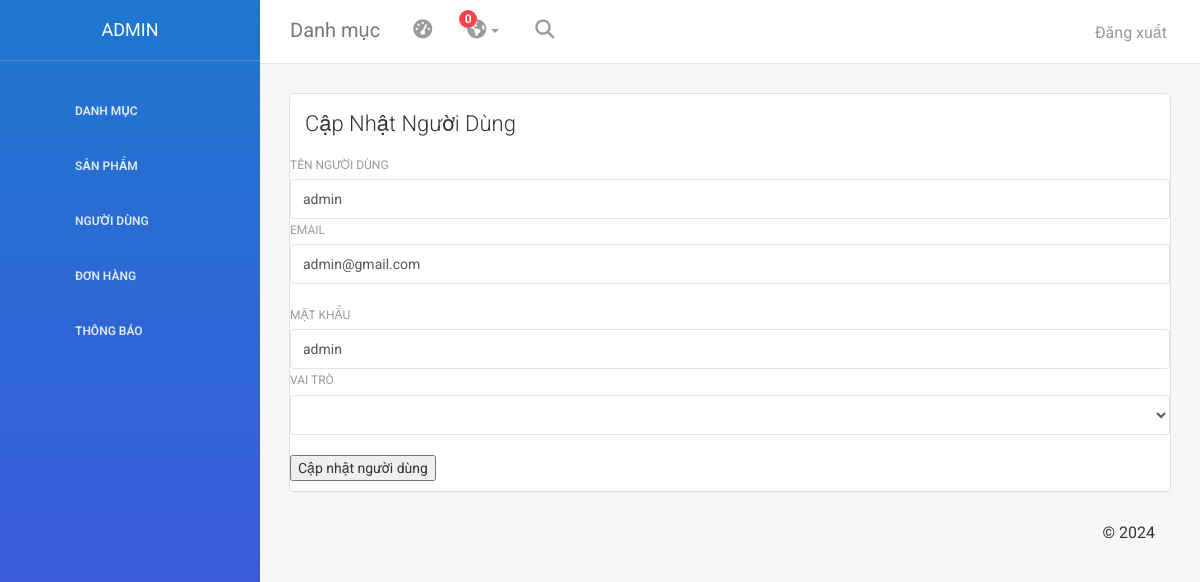
The page /admin/index.php?page=edituser&id=1 on the database its author committed.
### tables this page shows
CREATE TABLE `user` (
  `id_user` int(3) NOT NULL,
  `username` varchar(256) NOT NULL,
  `email` varchar(256) NOT NULL,
  `password` varchar(256) NOT NULL,
  `role` int(3) NOT NULL
);

### app/model/Database.php (called while the page is built, shortened)
<?php
class Database
{
    private $servername = "localhost";
    private $username = "root";
    private $password = "";
    private $dbname = "degrey_asm";
    private $conn;
    function __construct()
    {
        try {
            $this->conn = new PDO("mysql:host=$this->servername;dbname=$this->dbname; charset=utf8", $this->username, $this->password);
            $this->conn->setAttribute(PDO::ATTR_ERRMODE, PDO::ERRMODE_EXCEPTION);
        } catch (PDOException $e) {
            echo "Connection failed: " . $e->getMessage();
        };
    }
    function query($sql, $param = [])
    {
        $this->stmt = $this->conn->prepare($sql);
        $this->stmt->execute($param);
        return $this->stmt;
    }
    public function getOne($sql)
    {
        $statement = $this->query($sql);
        return $statement->fetch(PDO::FETCH_ASSOC);
    }
}

### app/model/UserModel.php (called while the page is built, shortened)
<?php
class UserModel
{
    private $db;
    function __construct()
    {
        $this->db = new Database();
    }
    function getIdUser($iduser)
    {
        if ($iduser > 0) {
            $sql = "SELECT * FROM user WHERE id_user = $iduser";
            return $this->db->getOne($sql);
        } else {
            return null;
        }
    }
}

### admin/app/view/edituser.php (the view, shortened to what this page needs)
<div class="content">
    <div class="container-fluid">
        <div class="row">
            <div class="col-md-12">
                <div class="card">
                    <div class="header">
                        <h4 class="title">Cập Nhật Người Dùng</h4>
                    </div>
                    <div class="content table-responsive table-full-width">
                        <form action="index.php?page=updateuser" method="post" enctype="multipart/form-data">
                            <label for="">Tên người dùng</label>
                            <input type="text" name="username" id="name" class="form-control" value="<?= $data['user']['username'] ?>">
                            <label for="">Email</label>
                            <input type="text" name="email" id="email" class="form-control" value="<?= $data['user']['email'] ?>"><br>
                            <label for="">Mật Khẩu</label>
                            <input type="text" name="password" id="password" class="form-control" value="<?= $data['user']['password'] ?>">
                            <label for="">Vai trò</label>
                            <select name="role" id="" class="form-control">
                                <?php
                                $user = $data['user'];
                                $vaitro = $data['role'];
                                $result = '';
                                foreach ($user as $item) {
                                    extract($item);
                                    if ($role == $vaitro) {
                                        $result .= '<option value="' . $id_user . '" selected>' . $role . '</option>';
                                    } else {
                                        $result .= '<option value="' . $id_user . '">' . $role . '</option>';
                                    }
                                }
                                echo $result;
                                ?>
                            </select><br>
                            <input type="submit" value="Cập nhật người dùng" onclick="" name="submit">
                        </form>
                    </div>
                </div>

### rows shown on the page
user: username "admin", email "admin@gmail.com", password "admin"
